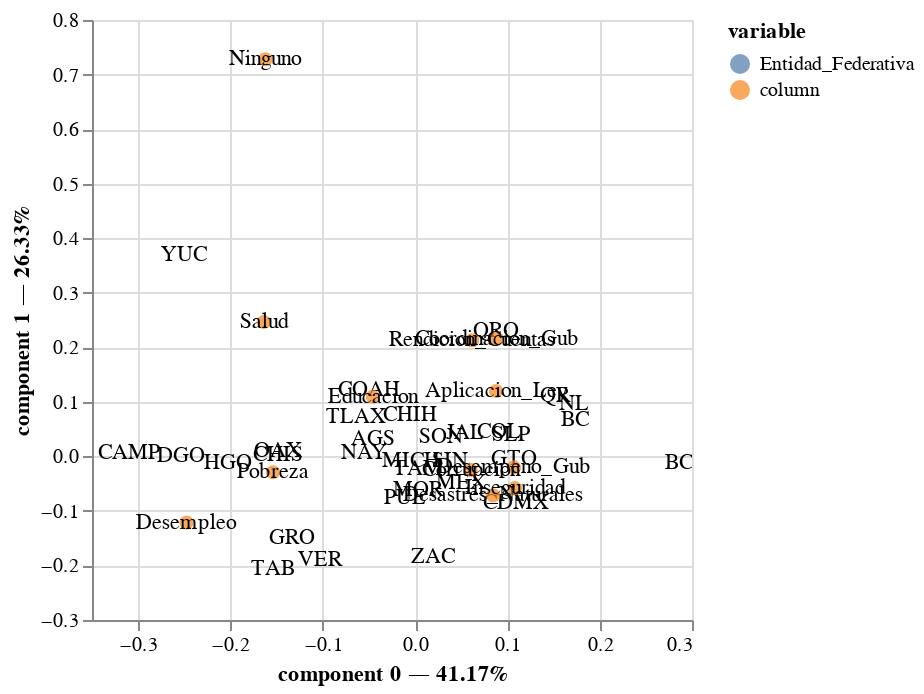

Here is the notebook cell this chart was saved with:
### Markdown cell above
Las dos primeras componentes explican más del **60% de la varianza total**.

### Code cell
ca.plot(contingency_table_main_issues, x_component = 0, y_component = 1, show_row_markers = False,
        show_column_markers = True, show_row_labels = True, show_column_labels = True)

### Figure 1 — Vega specification as saved in the notebook (floating-point values rounded to 4 significant figures)
{"$schema": "https://vega.github.io/schema/vega/v5.json", "data": [{"name": "param_3_store"}, {"name": "source_0", "values": [{"component 0": -0.04588, "component 1": 0.03202, "value": "AGS", "variable": "Entidad_Federativa"}, {"component 0": 0.1729, "component 1": 0.06656, "value": "BC", "variable": "Entidad_Federativa"}, {"component 0": 0.2927, "component 1": -0.01237, "value": "BCS", "variable": "Entidad_Federativa"}, {"component 0": -0.3098, "component 1": 0.006748, "value": "CAMP", "variable": "Entidad_Federativa"}, {"component 0": 0.1098, "component 1": -0.08469, "value": "CDMX", "variable": "Entidad_Federativa"}, {"component 0": -0.005245, "component 1": 0.07537, "value": "CHIH", "variable": "Entidad_Federativa"}, {"component 0": -0.1482, "component 1": 0.002044, "value": "CHIS", "variable": "Entidad_Federativa"}, {"component 0": -0.04947, "component 1": 0.1212, "value": "COAH", "variable": "Entidad_Federativa"}, {"component 0": 0.09139, "component 1": 0.04465, "value": "COL", "variable": "Entidad_Federativa"}, {"component 0": -0.2532, "component 1": 0.001394, "value": "DGO", "variable": "Entidad_Federativa"}, {"component 0": -0.133, "component 1": -0.1498, "value": "GRO", "variable": "Entidad_Federativa"}, {"component 0": 0.1075, "component 1": -0.003981, "value": "GTO", "variable": "Entidad_Federativa"}, {"component 0": -0.2031, "component 1": -0.01254, "value": "HGO", "variable": "Entidad_Federativa"}, {"component 0": 0.05425, "component 1": 0.04216, "value": "JAL", "variable": "Entidad_Federativa"}, {"component 0": 0.04991, "component 1": -0.04888, "value": "MEX", "variable": "Entidad_Federativa"}, {"component 0": -0.004784, "component 1": -0.008558, "value": "MICH", "variable": "Entidad_Federativa"}, {"component 0": 0.003347, "component 1": -0.06171, "value": "MOR", "variable": "Entidad_Federativa"}, {"component 0": -0.05499, "component 1": 0.005596, "value": "NAY", "variable": "Entidad_Federativa"}, {"component 0": 0.1723, "component 1": 0.09545, "value": "NL", "variable": "Entidad_Federativa"}, {"component 0": -0.1486, "component 1": 0.009512, "value": "OAX", "variable": "Entidad_Federativa"}, {"component 0": -0.01053, "component 1": -0.07574, "value": "PUE", "variable": "Entidad_Federativa"}, {"component 0": 0.1511, "component 1": 0.11, "value": "QR", "variable": "Entidad_Federativa"}, {"component 0": 0.0878, "component 1": 0.2302, "value": "QRO", "variable": "Entidad_Federativa"}, {"component 0": 0.03776, "component 1": -0.009322, "value": "SIN", "variable": "Entidad_Federativa"}, {"component 0": 0.1044, "component 1": 0.03997, "value": "SLP", "variable": "Entidad_Federativa"}, {"component 0": 0.02782, "component 1": 0.03628, "value": "SON", "variable": "Entidad_Federativa"}, {"component 0": -0.154, "component 1": -0.2056, "value": "TAB", "variable": "Entidad_Federativa"}, {"component 0": 0.002817, "component 1": -0.02275, "value": "TAM", "variable": "Entidad_Federativa"}, {"component 0": -0.06401, "component 1": 0.07157, "value": "TLAX", "variable": "Entidad_Federativa"}, {"component 0": -0.1028, "component 1": -0.1894, "value": "VER", "variable": "Entidad_Federativa"}, {"component 0": -0.25, "component 1": 0.3691, "value": "YUC", "variable": "Entidad_Federativa"}, {"component 0": 0.01992, "component 1": -0.1849, "value": "ZAC", "variable": "Entidad_Federativa"}]}, {"name": "source_1", "values": [{"component 0": -0.04588, "component 1": 0.03202, "label": "AGS"}, {"component 0": 0.1729, "component 1": 0.06656, "label": "BC"}, {"component 0": 0.2927, "component 1": -0.01237, "label": "BCS"}, {"component 0": -0.3098, "component 1": 0.006748, "label": "CAMP"}, {"component 0": 0.1098, "component 1": -0.08469, "label": "CDMX"}, {"component 0": -0.005245, "component 1": 0.07537, "label": "CHIH"}, {"component 0": -0.1482, "component 1": 0.002044, "label": "CHIS"}, {"component 0": -0.04947, "component 1": 0.1212, "label": "COAH"}, {"component 0": 0.09139, "component 1": 0.04465, "label": "COL"}, {"component 0": -0.2532, "component 1": 0.001394, "label": "DGO"}, {"component 0": -0.133, "component 1": -0.1498, "label": "GRO"}, {"component 0": 0.1075, "component 1": -0.003981, "label": "GTO"}, {"component 0": -0.2031, "component 1": -0.01254, "label": "HGO"}, {"component 0": 0.05425, "component 1": 0.04216, "label": "JAL"}, {"component 0": 0.04991, "component 1": -0.04888, "label": "MEX"}, {"component 0": -0.004784, "component 1": -0.008558, "label": "MICH"}, {"component 0": 0.003347, "component 1": -0.06171, "label": "MOR"}, {"component 0": -0.05499, "component 1": 0.005596, "label": "NAY"}, {"component 0": 0.1723, "component 1": 0.09545, "label": "NL"}, {"component 0": -0.1486, "component 1": 0.009512, "label": "OAX"}, {"component 0": -0.01053, "component 1": -0.07574, "label": "PUE"}, {"component 0": 0.1511, "component 1": 0.11, "label": "QR"}, {"component 0": 0.0878, "component 1": 0.2302, "label": "QRO"}, {"component 0": 0.03776, "component 1": -0.009322, "label": "SIN"}, {"component 0": 0.1044, "component 1": 0.03997, "label": "SLP"}, {"component 0": 0.02782, "component 1": 0.03628, "label": "SON"}, {"component 0": -0.154, "component 1": -0.2056, "label": "TAB"}, {"component 0": 0.002817, "component 1": -0.02275, "label": "TAM"}, {"component 0": -0.06401, "component 1": 0.07157, "label": "TLAX"}, {"component 0": -0.1028, "component 1": -0.1894, "label": "VER"}, {"component 0": -0.25, "component 1": 0.3691, "label": "YUC"}, {"component 0": 0.01992, "component 1": -0.1849, "label": "ZAC"}]}, {"name": "source_2", "values": [{"component 0": 0.1071, "component 1": -0.02019, "value": "Desempeno_Gub", "variable": "column"}, {"component 0": -0.1538, "component 1": -0.02911, "value": "Pobreza", "variable": "column"}, {"component 0": 0.06025, "component 1": -0.02486, "value": "Corrupcion", "variable": "column"}, {"component 0": -0.2477, "component 1": -0.1214, "value": "Desempleo", "variable": "column"}, {"component 0": 0.1081, "component 1": -0.05831, "value": "Inseguridad", "variable": "column"}, {"component 0": 0.08767, "component 1": 0.1199, "value": "Aplicacion_Ley", "variable": "column"}, {"component 0": 0.08461, "component 1": -0.07157, "value": "Desastres_Naturales", "variable": "column"}, {"component 0": -0.04584, "component 1": 0.1093, "value": "Educacion", "variable": "column"}, {"component 0": -0.164, "component 1": 0.2462, "value": "Salud", "variable": "column"}, {"component 0": 0.08872, "component 1": 0.2153, "value": "Coordinacion_Gub", "variable": "column"}, {"component 0": 0.06183, "component 1": 0.2126, "value": "Rendicion_Cuentas", "variable": "column"}, {"component 0": -0.1621, "component 1": 0.728, "value": "Ninguno", "variable": "column"}]}, {"name": "source_3", "values": [{"component 0": 0.1071, "component 1": -0.02019, "label": "Desempeno_Gub"}, {"component 0": -0.1538, "component 1": -0.02911, "label": "Pobreza"}, {"component 0": 0.06025, "component 1": -0.02486, "label": "Corrupcion"}, {"component 0": -0.2477, "component 1": -0.1214, "label": "Desempleo"}, {"component 0": 0.1081, "component 1": -0.05831, "label": "Inseguridad"}, {"component 0": 0.08767, "component 1": 0.1199, "label": "Aplicacion_Ley"}, {"component 0": 0.08461, "component 1": -0.07157, "label": "Desastres_Naturales"}, {"component 0": -0.04584, "component 1": 0.1093, "label": "Educacion"}, {"component 0": -0.164, "component 1": 0.2462, "label": "Salud"}, {"component 0": 0.08872, "component 1": 0.2153, "label": "Coordinacion_Gub"}, {"component 0": 0.06183, "component 1": 0.2126, "label": "Rendicion_Cuentas"}, {"component 0": -0.1621, "component 1": 0.728, "label": "Ninguno"}]}, {"name": "source_0_color_domain_variable_0", "values": [{"variable": "Entidad_Federativa"}]}, {"name": "source_2_color_domain_variable_1", "values": [{"variable": "column"}]}], "signals": [{"name": "unit", "value": {}, "on": [{"events": "pointermove", "update": "isTuple(group()) ? group() : unit"}]}, {"name": "param_3", "update": "vlSelectionResolve(\"param_3_store\", \"union\")"}, {"name": "param_3_component_0", "on": [{"events": [{"source": "view", "type": "dblclick"}], "update": "null"}, {"events": {"signal": "param_3_translate_delta"}, "update": "panLinear(param_3_translate_anchor.extent_x, -param_3_translate_delta.x / width)"}, {"events": {"signal": "param_3_zoom_delta"}, "update": "zoomLinear(domain(\"x\"), param_3_zoom_anchor.x, param_3_zoom_delta)"}]}, {"name": "param_3_component_1", "on": [{"events": [{"source": "view", "type": "dblclick"}], "update": "null"}, {"events": {"signal": "param_3_translate_delta"}, "update": "panLinear(param_3_translate_anchor.extent_y, param_3_translate_delta.y / height)"}, {"events": {"signal": "param_3_zoom_delta"}, "update": "zoomLinear(domain(\"y\"), param_3_zoom_anchor.y, param_3_zoom_delta)"}]}, {"name": "param_3_tuple", "on": [{"events": [{"signal": "param_3_component_0 || param_3_component_1"}], "update": "param_3_component_0 && param_3_component_1 ? {unit: \"view_3\", fields: param_3_tuple_fields, values: [param_3_component_0,param_3_component_1]} : null"}]}, {"name": "param_3_tuple_fields", "value": [{"field": "component 0", "channel": "x", "type": "R"}, {"field": "component 1", "channel": "y", "type": "R"}]}, {"name": "param_3_translate_anchor", "value": {}, "on": [{"events": [{"source": "scope", "type": "pointerdown"}], "update": "{x: x(unit), y: y(unit), extent_x: domain(\"x\"), extent_y: domain(\"y\")}"}]}, {"name": "param_3_translate_delta", "value": {}, "on": [{"events": [{"source": "window", "between": [{"source": "scope", "type": "pointerdown"}, {"source": "window", "type": "pointerup"}], "consume": true, "type": "pointermove"}], "update": "{x: param_3_translate_anchor.x - x(unit), y: param_3_translate_anchor.y - y(unit)}"}]}, {"name": "param_3_zoom_anchor", "on": [{"events": [{"source": "scope", "type": "wheel", "consume": true}], "update": "{x: invert(\"x\", x(unit)), y: invert(\"y\", y(unit))}"}]}, {"name": "param_3_zoom_delta", "on": [{"events": [{"source": "scope", "type": "wheel", "consume": true}], "update": "pow(1.001, event.deltaY * pow(16, event.deltaMode))", "force": true}]}, {"name": "param_3_modify", "on": [{"events": {"signal": "param_3_tuple"}, "update": "modify(\"param_3_store\", param_3_tuple, true)"}]}], "marks": [{"type": "symbol", "name": "view_3_marks", "from": {"data": "source_0"}, "encode": {"update": {"opacity": {"value": 0.7}, "x": {"field": "component 0", "scale": "x"}, "tooltip": {"signal": "{\"variable\": isValid(datum[\"variable\"]) ? datum[\"variable\"] : \"\"+datum[\"variable\"], \"value\": isValid(datum[\"value\"]) ? datum[\"value\"] : \"\"+datum[\"value\"], \"component 0\": format(datum[\"component 0\"], \"\"), \"component 1\": format(datum[\"component 1\"], \"\")}"}, "shape": {"value": "circle"}, "size": {"value": 0}, "fill": {"field": "variable", "scale": "color"}, "y": {"field": "component 1", "scale": "y"}}}, "style": ["circle"], "interactive": true, "clip": true}, {"type": "text", "name": "layer_1_marks", "from": {"data": "source_1"}, "encode": {"update": {"fill": {"value": "black"}, "x": {"field": "component 0", "scale": "x"}, "y": {"field": "component 1", "scale": "y"}, "text": {"signal": "isValid(datum[\"label\"]) ? datum[\"label\"] : \"\"+datum[\"label\"]"}, "align": {"value": "center"}, "baseline": {"value": "middle"}}}, "interactive": false, "clip": true, "style": ["text"]}, {"type": "symbol", "name": "layer_2_marks", "from": {"data": "source_2"}, "encode": {"update": {"size": {"value": 50}, "tooltip": {"signal": "{\"variable\": isValid(datum[\"variable\"]) ? datum[\"variable\"] : \"\"+datum[\"variable\"], \"value\": isValid(datum[\"value\"]) ? datum[\"value\"] : \"\"+datum[\"value\"], \"component 0\": format(datum[\"component 0\"], \"\"), \"component 1\": format(datum[\"component 1\"], \"\")}"}, "x": {"field": "component 0", "scale": "x"}, "shape": {"value": "circle"}, "y": {"field": "component 1", "scale": "y"}, "fill": {"field": "variable", "scale": "color"}, "opacity": {"value": 0.7}}}, "clip": true, "interactive": true, "style": ["circle"]}, {"type": "text", "name": "layer_3_marks", "from": {"data": "source_3"}, "encode": {"update": {"baseline": {"value": "middle"}, "y": {"field": "component 1", "scale": "y"}, "fill": {"value": "black"}, "text": {"signal": "isValid(datum[\"label\"]) ? datum[\"label\"] : \"\"+datum[\"label\"]"}, "align": {"value": "center"}, "x": {"field": "component 0", "scale": "x"}}}, "clip": true, "interactive": false, "style": ["text"]}], "scales": [{"name": "x", "type": "linear", "domain": {"fields": [{"data": "source_0", "field": "component 0"}, {"data": "source_1", "field": "component 0"}, {"data": "source_2", "field": "component 0"}, {"data": "source_3", "field": "component 0"}]}, "range": [0, {"signal": "width"}], "domainRaw": {"signal": "param_3[\"component 0\"]"}, "zero": false, "nice": true}, {"name": "y", "type": "linear", "domain": {"fields": [{"data": "source_0", "field": "component 1"}, {"data": "source_1", "field": "component 1"}, {"data": "source_2", "field": "component 1"}, {"data": "source_3", "field": "component 1"}]}, "range": [{"signal": "height"}, 0], "nice": true, "zero": false, "domainRaw": {"signal": "param_3[\"component 1\"]"}}, {"name": "color", "type": "ordinal", "domain": {"fields": [{"data": "source_0_color_domain_variable_0", "field": "variable"}, {"data": "source_2_color_domain_variable_1", "field": "variable"}], "sort": true}, "range": "category"}], "axes": [{"scale": "x", "domain": false, "minExtent": 0, "grid": true, "tickCount": {"signal": "ceil(width/40)"}, "orient": "bottom", "gridScale": "y", "zindex": 0, "labels": false, "maxExtent": 0, "aria": false, "ticks": false}, {"scale": "y", "ticks": false, "zindex": 0, "domain": false, "maxExtent": 0, "grid": true, "gridScale": "x", "orient": "left", "tickCount": {"signal": "ceil(height/40)"}, "labels": false, "minExtent": 0, "aria": false}, {"scale": "x", "orient": "bottom", "grid": false, "title": "component 0 — 41.17%", "labelFlush": true, "labelOverlap": true, "tickCount": {"signal": "ceil(width/40)"}, "zindex": 0}, {"scale": "y", "tickCount": {"signal": "ceil(height/40)"}, "zindex": 0, "title": "component 1 — 26.33%", "orient": "left", "grid": false, "labelOverlap": true}], "style": "cell", "background": "white", "height": 300, "legends": [{"fill": "color", "symbolType": "circle", "title": "variable", "encode": {"symbols": {"update": {"opacity": {"value": 0.7}}}}}], "padding": 5, "width": 300}
